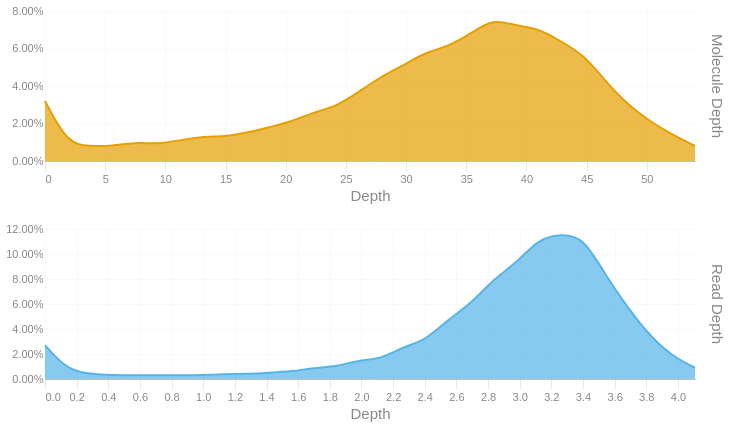

Notebook cell for this chart:
### Code cell
readdep = depth_hist(tb['Read Depth'], q99, 3)
readdep = readdep.with_columns(pl.lit('Read Depth').alias('Metric'))
if not SKIPLR:
    moldep = depth_hist(tb['Molecule Depth'], mol_q99, 1)
    moldep = moldep.with_columns(pl.lit('Molecule Depth').alias('Metric'))
    _hist = pl.concat([readdep, moldep])
    _hist = _hist.filter(pl.col('Proportion') != 0)
    with SafeRender(_hist):
        (
            alt.Chart(_hist)        
            .mark_area(interpolate = "basis")
            .encode(
                x=alt.X('Bin:Q').scale(domainMin=0).axis(alt.Axis(title='Depth')),
                y = alt.Y('Proportion:Q', title = None).axis(format = '.2%'),
                color = alt.Color('Metric:N').legend(None),
                row = alt.Row("Metric:N").header(title = None, labelOrient = 'right'),
                tooltip = [
                    alt.Tooltip("Metric:N", title = "Metric"),
                    alt.Tooltip('Interval:N', title = "Depth Interval"),
                    alt.Tooltip('Proportion:Q', title = "% Alignments").format('.2%')
                ]
            )
            .resolve_scale(x='independent', y='independent')
            .properties(
                height = 150, width = 650,
                usermeta={'embedOptions': {'downloadFileName': f'{samplename}.depth.hist'}}
            )
        ).display()
else:
    readdep = readdep.filter(pl.col('Proportion') != 0)
    with SafeRender(readdep):
        (
            alt.Chart(readdep)        
            .mark_area(interpolate = "basis")
            .encode(
                x=alt.X('Bin:Q').scale(domainMin=0).axis(alt.Axis(title='Depth')),
                y = alt.Y('Proportion:Q', title = None).axis(format = '.2%'),
                tooltip = [
                    alt.Tooltip('Interval:N', title = "Depth Interval"),
                    alt.Tooltip('Proportion:Q', title = "% Alignments").format('.2%')
                ]
            )
            .properties(
                usermeta={'embedOptions': {'downloadFileName': f'{samplename}.depth.hist'}}
            )
        ).display()

### Figure 1 — Vega-Lite specification as saved in the notebook (floating-point values rounded to 4 significant figures)
{"width": 650, "height": 150, "config": {"title": {"anchor": "start", "dy": -15, "fontSize": 18, "color": "#888888", "subtitleColor": "#888888", "subtitleFontSize": 14}, "arc": {"fill": "#0072B2"}, "axis": {"domainColor": "#888888", "domainWidth": 0.5, "gridWidth": 0.2, "grid": false, "titleFontWeight": 400, "titleFontSize": 15, "labelFontSize": 11, "labelColor": "#888888", "tickColor": "#888888", "tickWidth": 0.2, "titleColor": "#888888"}, "axisBand": {"grid": false}, "axisX": {"grid": true, "tickSize": 10, "domainCap": "round"}, "axisY": {"domain": false, "grid": true, "tickSize": 0, "domainCap": "round"}, "background": "transparent", "header": {"labelFontSize": 15, "labelColor": "#888888", "titleFontSize": 15, "titleFontWeight": 600, "titleColor": "#888888"}, "legend": {"labelFont": "sans-serif", "labelFontSize": 12, "labelColor": "#888888", "symbolSize": 100, "symbolType": "circle", "titleFontSize": 12, "titlePadding": 10, "titleColor": "#888888", "title": null}, "range": {"category": ["#E69F00", "#56B4E9", "#009E73", "#F0E442", "#0072B2", "#D55E00", "#CC79A7", "#000000"], "diverging": ["#cfe8f3", "#a2d4ec", "#73bfe2", "#46abdb", "#1696d2", "#12719e"]}, "area": {"fill": "#0072B2", "fillOpacity": 0.7, "line": true, "strokeOpacity": 0.7}, "line": {"color": "#0072B2", "stroke": "#0072B2", "strokeWidth": 2}, "trail": {"color": "#0072B2", "stroke": "#0072B2", "strokeWidth": 0, "size": 1}, "point": {"filled": true, "fillOpacity": 1.0, "size": 95}, "text": {"color": "#888888", "fontSize": 11, "align": "right", "fontWeight": 400, "size": 11}, "bar": {"fill": "#0072B2", "stroke": null}, "view": {"stroke": null, "continuousWidth": 660, "continuousHeight": 400}}, "data": {"name": "data-f4a266a7532441276e9b6d1b1c6a2c88"}, "mark": {"type": "area", "interpolate": "basis"}, "encoding": {"color": {"field": "Metric", "legend": null, "type": "nominal"}, "row": {"field": "Metric", "header": {"title": null, "labelOrient": "right"}, "type": "nominal"}, "tooltip": [{"field": "Metric", "title": "Metric", "type": "nominal"}, {"field": "Interval", "title": "Depth Interval", "type": "nominal"}, {"field": "Proportion", "format": ".2%", "title": "% Alignments", "type": "quantitative"}], "x": {"axis": {"title": "Depth"}, "field": "Bin", "scale": {"domainMin": 0}, "type": "quantitative"}, "y": {"axis": {"format": ".2%"}, "field": "Proportion", "title": null, "type": "quantitative"}}, "resolve": {"scale": {"x": "independent", "y": "independent"}}, "usermeta": {"embedOptions": {"downloadFileName": "S1_Annapolis_27.depth.hist"}}, "$schema": "https://vega.github.io/schema/vega-lite/v6.1.0.json", "datasets": {"data-f4a266a7532441276e9b6d1b1c6a2c88": [{"Bin": 0.0, "Interval": "0.0-0.142", "Proportion": 0.027, "Metric": "Read Depth"}, {"Bin": 0.142, "Interval": "0.142-0.283", "Proportion": 0.007, "Metric": "Read Depth"}, {"Bin": 0.283, "Interval": "0.283-0.425", "Proportion": 0.004, "Metric": "Read Depth"}, {"Bin": 0.425, "Interval": "0.425-0.567", "Proportion": 0.003, "Metric": "Read Depth"}, {"Bin": 0.567, "Interval": "0.567-0.708", "Proportion": 0.003, "Metric": "Read Depth"}, {"Bin": 0.708, "Interval": "0.708-0.85", "Proportion": 0.003, "Metric": "Read Depth"}, {"Bin": 0.85, "Interval": "0.85-0.992", "Proportion": 0.003, "Metric": "Read Depth"}, {"Bin": 0.992, "Interval": "0.992-1.133", "Proportion": 0.003, "Metric": "Read Depth"}, {"Bin": 1.133, "Interval": "1.133-1.275", "Proportion": 0.004, "Metric": "Read Depth"}, {"Bin": 1.275, "Interval": "1.275-1.417", "Proportion": 0.004, "Metric": "Read Depth"}, {"Bin": 1.417, "Interval": "1.417-1.558", "Proportion": 0.005, "Metric": "Read Depth"}, {"Bin": 1.558, "Interval": "1.558-1.7", "Proportion": 0.006, "Metric": "Read Depth"}, {"Bin": 1.7, "Interval": "1.7-1.842", "Proportion": 0.009, "Metric": "Read Depth"}, {"Bin": 1.842, "Interval": "1.842-1.983", "Proportion": 0.01, "Metric": "Read Depth"}, {"Bin": 1.983, "Interval": "1.983-2.125", "Proportion": 0.015, "Metric": "Read Depth"}, {"Bin": 2.125, "Interval": "2.125-2.267", "Proportion": 0.016, "Metric": "Read Depth"}, {"Bin": 2.267, "Interval": "2.267-2.408", "Proportion": 0.026, "Metric": "Read Depth"}, {"Bin": 2.408, "Interval": "2.408-2.55", "Proportion": 0.031, "Metric": "Read Depth"}, {"Bin": 2.55, "Interval": "2.55-2.692", "Proportion": 0.048, "Metric": "Read Depth"}, {"Bin": 2.692, "Interval": "2.692-2.833", "Proportion": 0.06, "Metric": "Read Depth"}, {"Bin": 2.833, "Interval": "2.833-2.975", "Proportion": 0.08, "Metric": "Read Depth"}, {"Bin": 2.975, "Interval": "2.975-3.117", "Proportion": 0.092, "Metric": "Read Depth"}, {"Bin": 3.117, "Interval": "3.117-3.258", "Proportion": 0.112, "Metric": "Read Depth"}, {"Bin": 3.258, "Interval": "3.258-3.4", "Proportion": 0.116, "Metric": "Read Depth"}, {"Bin": 3.4, "Interval": "3.4-3.542", "Proportion": 0.114, "Metric": "Read Depth"}, {"Bin": 3.542, "Interval": "3.542-3.683", "Proportion": 0.083, "Metric": "Read Depth"}, {"Bin": 3.683, "Interval": "3.683-3.825", "Proportion": 0.057, "Metric": "Read Depth"}, {"Bin": 3.825, "Interval": "3.825-3.967", "Proportion": 0.034, "Metric": "Read Depth"}, {"Bin": 3.967, "Interval": "3.967-4.108", "Proportion": 0.018, "Metric": "Read Depth"}, {"Bin": 4.108, "Interval": "4.108-4.25", "Proportion": 0.009, "Metric": "Read Depth"}, {"Bin": 0.0, "Interval": "0.0-1.9", "Proportion": 0.032, "Metric": "Molecule Depth"}, {"Bin": 1.9, "Interval": "1.9-3.7", "Proportion": 0.009, "Metric": "Molecule Depth"}, {"Bin": 3.7, "Interval": "3.7-5.6", "Proportion": 0.008, "Metric": "Molecule Depth"}, {"Bin": 5.6, "Interval": "5.6-7.4", "Proportion": 0.008, "Metric": "Molecule Depth"}, {"Bin": 7.4, "Interval": "7.4-9.3", "Proportion": 0.01, "Metric": "Molecule Depth"}, {"Bin": 9.3, "Interval": "9.3-11.2", "Proportion": 0.009, "Metric": "Molecule Depth"}, {"Bin": 11.2, "Interval": "11.2-13.0", "Proportion": 0.011, "Metric": "Molecule Depth"}, {"Bin": 13.0, "Interval": "13.0-14.9", "Proportion": 0.013, "Metric": "Molecule Depth"}, {"Bin": 14.9, "Interval": "14.9-16.8", "Proportion": 0.013, "Metric": "Molecule Depth"}, {"Bin": 16.8, "Interval": "16.8-18.6", "Proportion": 0.015, "Metric": "Molecule Depth"}, {"Bin": 18.6, "Interval": "18.6-20.5", "Proportion": 0.018, "Metric": "Molecule Depth"}, {"Bin": 20.5, "Interval": "20.5-22.3", "Proportion": 0.021, "Metric": "Molecule Depth"}, {"Bin": 22.3, "Interval": "22.3-24.2", "Proportion": 0.026, "Metric": "Molecule Depth"}, {"Bin": 24.2, "Interval": "24.2-26.1", "Proportion": 0.029, "Metric": "Molecule Depth"}, {"Bin": 26.1, "Interval": "26.1-27.9", "Proportion": 0.037, "Metric": "Molecule Depth"}, {"Bin": 27.9, "Interval": "27.9-29.8", "Proportion": 0.045, "Metric": "Molecule Depth"}, {"Bin": 29.8, "Interval": "29.8-31.6", "Proportion": 0.051, "Metric": "Molecule Depth"}, {"Bin": 31.6, "Interval": "31.6-33.5", "Proportion": 0.058, "Metric": "Molecule Depth"}, {"Bin": 33.5, "Interval": "33.5-35.4", "Proportion": 0.061, "Metric": "Molecule Depth"}, {"Bin": 35.4, "Interval": "35.4-37.2", "Proportion": 0.068, "Metric": "Molecule Depth"}, {"Bin": 37.2, "Interval": "37.2-39.1", "Proportion": 0.076, "Metric": "Molecule Depth"}, {"Bin": 39.1, "Interval": "39.1-40.9", "Proportion": 0.072, "Metric": "Molecule Depth"}, {"Bin": 40.9, "Interval": "40.9-42.8", "Proportion": 0.071, "Metric": "Molecule Depth"}, {"Bin": 42.8, "Interval": "42.8-44.7", "Proportion": 0.064, "Metric": "Molecule Depth"}, {"Bin": 44.7, "Interval": "44.7-46.5", "Proportion": 0.057, "Metric": "Molecule Depth"}, {"Bin": 46.5, "Interval": "46.5-48.4", "Proportion": 0.043, "Metric": "Molecule Depth"}, {"Bin": 48.4, "Interval": "48.4-50.3", "Proportion": 0.03, "Metric": "Molecule Depth"}, {"Bin": 50.3, "Interval": "50.3-52.1", "Proportion": 0.021, "Metric": "Molecule Depth"}, {"Bin": 52.1, "Interval": "52.1-54.0", "Proportion": 0.014, "Metric": "Molecule Depth"}, {"Bin": 54.0, "Interval": "54.0-55.84", "Proportion": 0.008, "Metric": "Molecule Depth"}]}}
